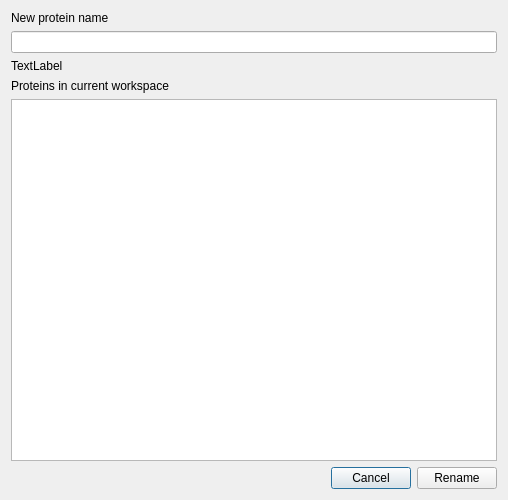
<?xml version="1.0" encoding="UTF-8"?>
<ui version="4.0">
 <class>Dialog</class>
 <widget class="QDialog" name="Dialog">
  <property name="geometry">
   <rect>
    <x>0</x>
    <y>0</y>
    <width>508</width>
    <height>500</height>
   </rect>
  </property>
  <property name="minimumSize">
   <size>
    <width>400</width>
    <height>0</height>
   </size>
  </property>
  <property name="maximumSize">
   <size>
    <width>16777215</width>
    <height>500</height>
   </size>
  </property>
  <property name="windowTitle">
   <string>Dialog</string>
  </property>
  <layout class="QVBoxLayout" name="verticalLayout_3">
   <item>
    <layout class="QVBoxLayout" name="verticalLayout">
     <item>
      <widget class="QLabel" name="label">
       <property name="text">
        <string>New protein name</string>
       </property>
      </widget>
     </item>
     <item>
      <widget class="QLineEdit" name="txt_rename_protein">
       <property name="frame">
        <bool>true</bool>
       </property>
       <property name="readOnly">
        <bool>false</bool>
       </property>
      </widget>
     </item>
     <item>
      <widget class="QLabel" name="lbl_status">
       <property name="text">
        <string>TextLabel</string>
       </property>
      </widget>
     </item>
    </layout>
   </item>
   <item>
    <layout class="QVBoxLayout" name="verticalLayout_2">
     <item>
      <widget class="QLabel" name="label_2">
       <property name="text">
        <string>Proteins in current workspace</string>
       </property>
      </widget>
     </item>
     <item>
      <widget class="QListWidget" name="list_workspace_proteins"/>
     </item>
    </layout>
   </item>
   <item>
    <layout class="QHBoxLayout" name="horizontalLayout_2">
     <item>
      <spacer name="horizontalSpacer">
       <property name="orientation">
        <enum>Qt::Horizontal</enum>
       </property>
       <property name="sizeHint" stdset="0">
        <size>
         <width>40</width>
         <height>20</height>
        </size>
       </property>
      </spacer>
     </item>
     <item>
      <widget class="QPushButton" name="btn_cancel">
       <property name="text">
        <string>Cancel</string>
       </property>
      </widget>
     </item>
     <item>
      <widget class="QPushButton" name="btn_rename_protein">
       <property name="text">
        <string>Rename</string>
       </property>
      </widget>
     </item>
    </layout>
   </item>
  </layout>
 </widget>
 <resources/>
 <connections/>
</ui>
